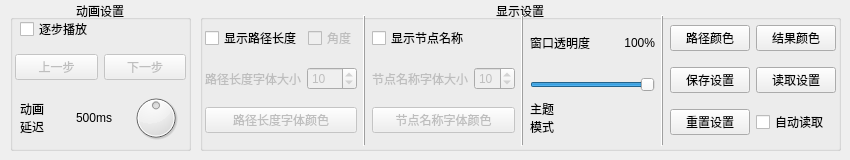
         <widget class="QWidget" name="Tab0">
          <attribute name="title">
           <string>调整</string>
          </attribute>
          <widget class="QGroupBox" name="groupBox_3">
           <property name="geometry">
            <rect>
             <x>10</x>
             <y>0</y>
             <width>181</width>
             <height>151</height>
            </rect>
           </property>
           <property name="title">
            <string>动画设置</string>
           </property>
           <property name="alignment">
            <set>Qt::AlignCenter</set>
           </property>
           <widget class="QWidget" name="layoutWidget">
            <property name="geometry">
             <rect>
              <x>0</x>
              <y>10</y>
              <width>181</width>
              <height>141</height>
             </rect>
            </property>
            <layout class="QVBoxLayout" name="verticalLayout_5">
             <property name="leftMargin">
              <number>5</number>
             </property>
             <property name="rightMargin">
              <number>5</number>
             </property>
             <item>
              <layout class="QHBoxLayout" name="horizontalLayout_5">
               <property name="leftMargin">
                <number>5</number>
               </property>
               <property name="rightMargin">
                <number>5</number>
               </property>
               <item>
                <widget class="QCheckBox" name="PlayAnimationByStep">
                 <property name="text">
                  <string>逐步播放</string>
                 </property>
                </widget>
               </item>
              </layout>
             </item>
             <item>
              <layout class="QHBoxLayout" name="horizontalLayout_26">
               <item>
                <widget class="QPushButton" name="PreStep">
                 <property name="enabled">
                  <bool>false</bool>
                 </property>
                 <property name="text">
                  <string>上一步</string>
                 </property>
                </widget>
               </item>
               <item>
                <widget class="QPushButton" name="NextStep">
                 <property name="enabled">
                  <bool>false</bool>
                 </property>
                 <property name="text">
                  <string>下一步</string>
                 </property>
                </widget>
               </item>
              </layout>
             </item>
             <item>
              <layout class="QHBoxLayout" name="horizontalLayout_14">
               <property name="leftMargin">
                <number>5</number>
               </property>
               <property name="rightMargin">
                <number>5</number>
               </property>
               <item>
                <widget class="QLabel" name="AnimationSpeed_Tip">
                 <property name="text">
                  <string>动画
延迟</string>
                 </property>
                 <property name="alignment">
                  <set>Qt::AlignLeading|Qt::AlignLeft|Qt::AlignVCenter</set>
                 </property>
                </widget>
               </item>
               <item>
                <widget class="QLabel" name="AnimationSpeedLabel">
                 <property name="text">
                  <string>500ms</string>
                 </property>
                </widget>
               </item>
               <item>
                <widget class="QDial" name="AnimationSpeed">
                 <property name="minimumSize">
                  <size>
                   <width>50</width>
                   <height>50</height>
                  </size>
                 </property>
                 <property name="maximumSize">
                  <size>
                   <width>50</width>
                   <height>50</height>
                  </size>
                 </property>
                 <property name="minimum">
                  <number>0</number>
                 </property>
                 <property name="maximum">
                  <number>1000</number>
                 </property>
                 <property name="singleStep">
                  <number>1</number>
                 </property>
                 <property name="value">
                  <number>500</number>
                 </property>
                </widget>
               </item>
              </layout>
             </item>
            </layout>
           </widget>
          </widget>
          <widget class="QGroupBox" name="groupBox_4">
           <property name="geometry">
            <rect>
             <x>200</x>
             <y>0</y>
             <width>641</width>
             <height>151</height>
            </rect>
           </property>
           <property name="title">
            <string>显示设置</string>
           </property>
           <property name="alignment">
            <set>Qt::AlignCenter</set>
           </property>
           <widget class="QWidget" name="layoutWidget">
            <property name="geometry">
             <rect>
              <x>0</x>
              <y>10</y>
              <width>641</width>
              <height>141</height>
             </rect>
            </property>
            <layout class="QHBoxLayout" name="horizontalLayout_24">
             <property name="leftMargin">
              <number>5</number>
             </property>
             <property name="topMargin">
              <number>5</number>
             </property>
             <property name="rightMargin">
              <number>5</number>
             </property>
             <property name="bottomMargin">
              <number>5</number>
             </property>
             <item>
              <layout class="QVBoxLayout" name="verticalLayout_8">
               <property name="leftMargin">
                <number>0</number>
               </property>
               <property name="topMargin">
                <number>0</number>
               </property>
               <property name="rightMargin">
                <number>0</number>
               </property>
               <property name="bottomMargin">
                <number>0</number>
               </property>
               <item>
                <layout class="QHBoxLayout" name="horizontalLayout_25">
                 <item>
                  <widget class="QCheckBox" name="ShowPathLength">
                   <property name="text">
                    <string>显示路径长度</string>
                   </property>
                  </widget>
                 </item>
                 <item>
                  <widget class="QCheckBox" name="PathLengthAngle">
                   <property name="enabled">
                    <bool>false</bool>
                   </property>
                   <property name="text">
                    <string>角度</string>
                   </property>
                  </widget>
                 </item>
                </layout>
               </item>
               <item>
                <layout class="QHBoxLayout" name="horizontalLayout_23">
                 <item>
                  <widget class="QLabel" name="setPathLengthFontSize_Tip">
                   <property name="enabled">
                    <bool>false</bool>
                   </property>
                   <property name="text">
                    <string>路径长度字体大小</string>
                   </property>
                  </widget>
                 </item>
                 <item>
                  <widget class="QSpinBox" name="setPathLengthFontSize">
                   <property name="enabled">
                    <bool>false</bool>
                   </property>
                   <property name="minimum">
                    <number>1</number>
                   </property>
                   <property name="maximum">
                    <number>25</number>
                   </property>
                   <property name="value">
                    <number>10</number>
                   </property>
                  </widget>
                 </item>
                </layout>
               </item>
               <item>
                <layout class="QVBoxLayout" name="verticalLayout_9">
                 <item>
                  <widget class="QPushButton" name="setPathLengthColor">
                   <property name="enabled">
                    <bool>false</bool>
                   </property>
                   <property name="text">
                    <string>路径长度字体颜色</string>
                   </property>
                  </widget>
                 </item>
                </layout>
               </item>
              </layout>
             </item>
             <item>
              <widget class="Line" name="line">
               <property name="frameShadow">
                <enum>QFrame::Raised</enum>
               </property>
               <property name="midLineWidth">
                <number>0</number>
               </property>
               <property name="orientation">
                <enum>Qt::Vertical</enum>
               </property>
              </widget>
             </item>
             <item>
              <layout class="QVBoxLayout" name="verticalLayout_7">
               <property name="leftMargin">
                <number>0</number>
               </property>
               <property name="topMargin">
                <number>0</number>
               </property>
               <property name="rightMargin">
                <number>0</number>
               </property>
               <property name="bottomMargin">
                <number>0</number>
               </property>
               <item>
                <layout class="QHBoxLayout" name="horizontalLayout_21">
                 <item>
                  <widget class="QCheckBox" name="ShowNodeName">
                   <property name="text">
                    <string>显示节点名称</string>
                   </property>
                  </widget>
                 </item>
                </layout>
               </item>
               <item>
                <layout class="QHBoxLayout" name="horizontalLayout_4">
                 <item>
                  <widget class="QLabel" name="setNodeNameFontSize_Tip">
                   <property name="enabled">
                    <bool>false</bool>
                   </property>
                   <property name="text">
                    <string>节点名称字体大小</string>
                   </property>
                  </widget>
                 </item>
                 <item>
                  <widget class="QSpinBox" name="setNodeNameFontSize">
                   <property name="enabled">
                    <bool>false</bool>
                   </property>
                   <property name="maximum">
                    <number>25</number>
                   </property>
                   <property name="value">
                    <number>10</number>
                   </property>
                  </widget>
                 </item>
                </layout>
               </item>
               <item>
                <layout class="QVBoxLayout" name="verticalLayout_10">
                 <item>
                  <widget class="QPushButton" name="setNodeNameColor">
                   <property name="enabled">
                    <bool>false</bool>
                   </property>
                   <property name="text">
                    <string>节点名称字体颜色</string>
                   </property>
                  </widget>
                 </item>
                </layout>
               </item>
              </layout>
             </item>
             <item>
              <widget class="Line" name="line_3">
               <property name="frameShadow">
                <enum>QFrame::Raised</enum>
               </property>
               <property name="midLineWidth">
                <number>0</number>
               </property>
               <property name="orientation">
                <enum>Qt::Vertical</enum>
               </property>
              </widget>
             </item>
             <item>
              <layout class="QVBoxLayout" name="verticalLayout_12">
               <property name="leftMargin">
                <number>0</number>
               </property>
               <property name="topMargin">
                <number>0</number>
               </property>
               <property name="rightMargin">
                <number>0</number>
               </property>
               <property name="bottomMargin">
                <number>8</number>
               </property>
               <item>
                <layout class="QVBoxLayout" name="verticalLayout_14">
                 <property name="leftMargin">
                  <number>0</number>
                 </property>
                 <property name="topMargin">
                  <number>0</number>
                 </property>
                 <property name="rightMargin">
                  <number>0</number>
                 </property>
                 <item>
                  <layout class="QHBoxLayout" name="horizontalLayout_30">
                   <item>
                    <widget class="QLabel" name="label_12">
                     <property name="text">
                      <string>窗口透明度</string>
                     </property>
                    </widget>
                   </item>
                   <item>
                    <widget class="QLabel" name="opacity_Tip">
                     <property name="text">
                      <string>100%</string>
                     </property>
                     <property name="alignment">
                      <set>Qt::AlignRight|Qt::AlignTrailing|Qt::AlignVCenter</set>
                     </property>
                    </widget>
                   </item>
                  </layout>
                 </item>
                 <item>
                  <widget class="QSlider" name="Opacity">
                   <property name="minimum">
                    <number>10</number>
                   </property>
                   <property name="maximum">
                    <number>100</number>
                   </property>
                   <property name="value">
                    <number>100</number>
                   </property>
                   <property name="orientation">
                    <enum>Qt::Horizontal</enum>
                   </property>
                  </widget>
                 </item>
                </layout>
               </item>
               <item>
                <layout class="QHBoxLayout" name="horizontalLayout_15">
                 <property name="leftMargin">
                  <number>0</number>
                 </property>
                 <item>
                  <widget class="QLabel" name="label_4">
                   <property name="text">
                    <string>主题
模式</string>
                   </property>
                   <property name="alignment">
                    <set>Qt::AlignLeading|Qt::AlignLeft|Qt::AlignVCenter</set>
                   </property>
                  </widget>
                 </item>
                 <item>
                  <widget class="QRadioButton" name="ThemeButton">
                   <property name="enabled">
                    <bool>true</bool>
                   </property>
                   <property name="minimumSize">
                    <size>
                     <width>40</width>
                     <height>40</height>
                    </size>
                   </property>
                   <property name="maximumSize">
                    <size>
                     <width>40</width>
                     <height>40</height>
                    </size>
                   </property>
                   <property name="styleSheet">
                    <string notr="true">QRadioButton::indicator {
	background-color: transparent;
	border-color: transparent;
}
QRadioButton{
	border-image: url(:/icon/src/image/dark.png);
}
</string>
                   </property>
                   <property name="text">
                    <string/>
                   </property>
                   <property name="iconSize">
                    <size>
                     <width>16</width>
                     <height>16</height>
                    </size>
                   </property>
                   <property name="checked">
                    <bool>false</bool>
                   </property>
                   <property name="autoRepeat">
                    <bool>false</bool>
                   </property>
                  </widget>
                 </item>
                </layout>
               </item>
              </layout>
             </item>
             <item>
              <widget class="Line" name="line_4">
               <property name="frameShadow">
                <enum>QFrame::Raised</enum>
               </property>
               <property name="midLineWidth">
                <number>0</number>
               </property>
               <property name="orientation">
                <enum>Qt::Vertical</enum>
               </property>
              </widget>
             </item>
             <item>
              <layout class="QVBoxLayout" name="verticalLayout_4">
               <item>
                <layout class="QHBoxLayout" name="horizontalLayout_11">
                 <item>
                  <widget class="QPushButton" name="pathColor">
                   <property name="text">
                    <string>路径颜色</string>
                   </property>
                  </widget>
                 </item>
                 <item>
                  <widget class="QPushButton" name="resultColor">
                   <property name="text">
                    <string>结果颜色</string>
                   </property>
                  </widget>
                 </item>
                </layout>
               </item>
               <item>
                <layout class="QHBoxLayout" name="horizontalLayout_8">
                 <item>
                  <widget class="QPushButton" name="SaveThemeSettings">
                   <property name="text">
                    <string>保存设置</string>
                   </property>
                  </widget>
                 </item>
                 <item>
                  <widget class="QPushButton" name="ReadThemeSettings">
                   <property name="text">
                    <string>读取设置</string>
                   </property>
                  </widget>
                 </item>
                </layout>
               </item>
               <item>
                <layout class="QHBoxLayout" name="horizontalLayout_13">
                 <item>
                  <widget class="QPushButton" name="ResetThemeSettings">
                   <property name="text">
                    <string>重置设置</string>
                   </property>
                  </widget>
                 </item>
                 <item>
                  <widget class="QCheckBox" name="AutoLoadThemeSettings">
                   <property name="text">
                    <string>自动读取</string>
                   </property>
                  </widget>
                 </item>
                </layout>
               </item>
              </layout>
             </item>
            </layout>
           </widget>
          </widget>
         </widget>
